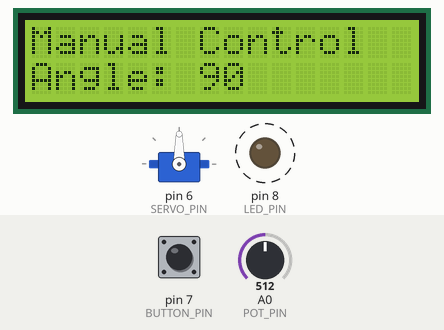
Bench run of a sketch on a simulated Arduino Uno, built with avr-gcc and run on an emulated ATmega328P. Parts: 16×2 character LCD, servo, output pins drawn as LEDs (lit = HIGH). Dashed ring = blinking. Inputs (shaded band) come from the test bench; at power-on: pin 7 (BUTTON_PIN) HIGH, A0 (POT_PIN) = 512.

Above: at 1.2 s.
1.3 s: pin 7 (BUTTON_PIN) pulled LOW for 0.15 s
At 3.0 s:
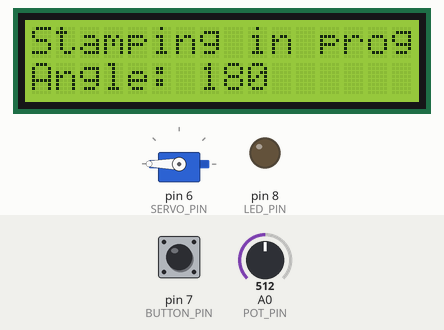
5.0 s: A0 (POT_PIN) set to 900
At 7.84 s:
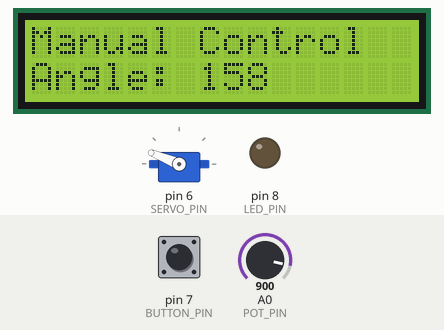
8.0 s: A0 (POT_PIN) set to 306
At 9.0 s:
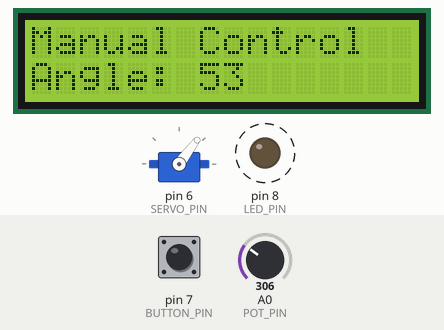
11.0 s: A0 (POT_PIN) set to 122
At 11.6 s:
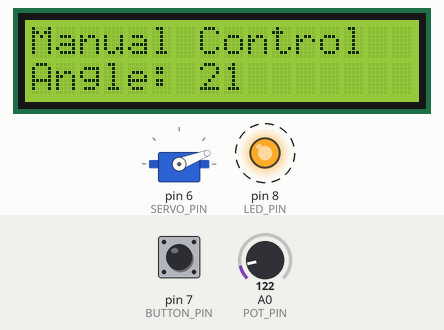
14.0 s: pin 7 (BUTTON_PIN) pulled LOW for 1 s
At 14.19 s:
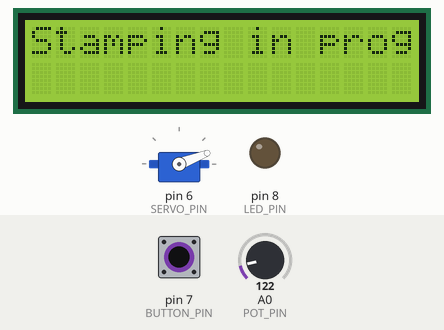
Timing chart, 0 to 17.5 s (numbered marks = the images above; inputs shaded):
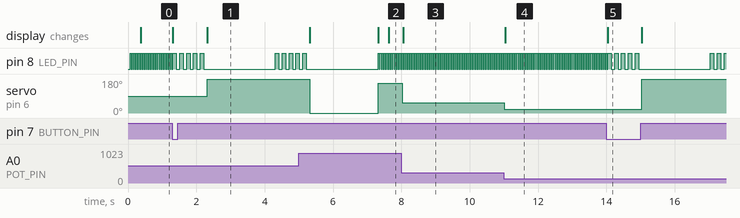

The sketch:

Task_3_Code.ino
```cpp
//Task 3 Stamp machine

// Library additions
#include <LiquidCrystal.h>
#include <Servo.h>

// Defined Pins
const int SERVO_PIN  = 6;
const int POT_PIN    = A0;
const int BUTTON_PIN = 7;
const int LED_PIN    = 8;

// LCD + Servo setup
LiquidCrystal lcd(12, 11, 5, 4, 3, 2);
Servo motor;

void setup() {
  lcd.begin(16, 2);
  motor.attach(SERVO_PIN);

  pinMode(BUTTON_PIN, INPUT_PULLUP);
  pinMode(LED_PIN, OUTPUT);

  lcd.clear();
}

void loop() {

//If button is pressed- the sequence
  if (digitalRead(BUTTON_PIN) == LOW) {
    lcd.clear();
    lcd.print("Stamping in prog");

    // Move servo motor to 180 degrees + flash LED
    for (int i = 0; i < 5; i++) {
      digitalWrite(LED_PIN, HIGH);
      delay(100);
      digitalWrite(LED_PIN, LOW);
      delay(100);
    }

    motor.write(180);
    lcd.setCursor(0, 1);
    lcd.print("Angle: 180");
    delay(2000);

    // Move back to 0- default + flashing light again
    for (int i = 0; i < 5; i++) {
      digitalWrite(LED_PIN, HIGH);
      delay(100);
      digitalWrite(LED_PIN, LOW);
      delay(100);
    }

    motor.write(0);
    lcd.setCursor(0, 1);
    lcd.print("Angle: 0   ");
    delay(2000);

    lcd.clear();
    return;
  }

// Potentiometer is turned
  int angle = map(analogRead(POT_PIN), 0, 1023, 0, 180);
  motor.write(angle);

  if (angle == 0) {
    lcd.clear();
    digitalWrite(LED_PIN, LOW);
    return;
  }

  // Flash the LED when moving
  digitalWrite(LED_PIN, HIGH);
  delay(30);
  digitalWrite(LED_PIN, LOW);

  // Update display when functions are active
  lcd.setCursor(0, 0);
  lcd.print("Manual Control ");

  lcd.setCursor(0, 1);
  lcd.print("Angle: ");
  lcd.print(angle);
  lcd.print("   ");

  delay(20);
}
```

Measured:
- after the input at 1.3 s, servo on pin 6 (SERVO_PIN): 90° → 180° after 1.0 s; the display: first changes at once (image 1 shows a later state)
- after the input at 8.0 s, servo on pin 6 (SERVO_PIN): 158° → 53° at once; the display: changes after 0.06 s (image 3)
- after the input at 11.0 s, servo on pin 6 (SERVO_PIN): 53° → 21° at once; the display: changes at once (image 4)
- after the input at 14.0 s, servo on pin 6 (SERVO_PIN): 21° → 180° after 1.0 s; the display: changes at once (image 5)
